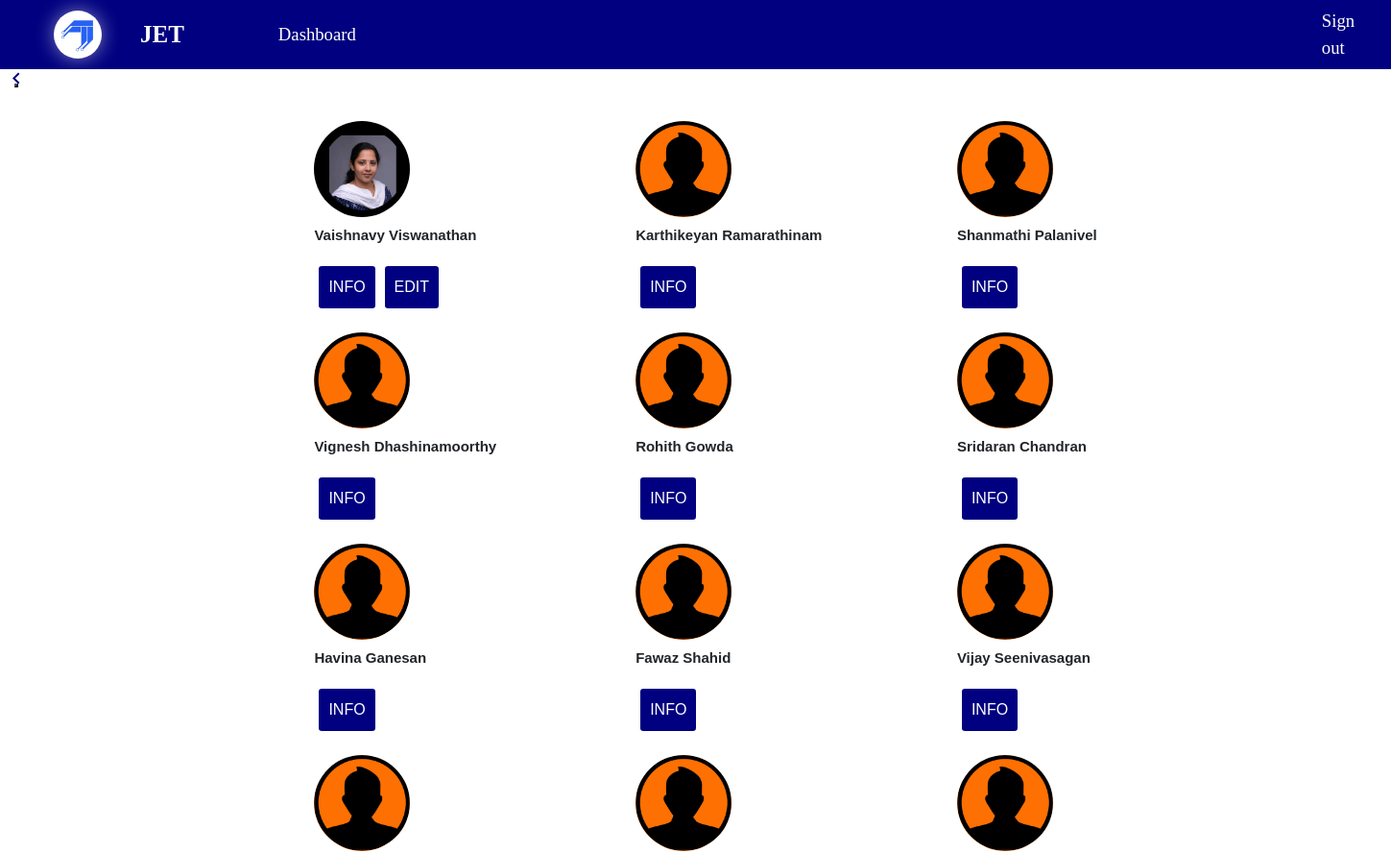
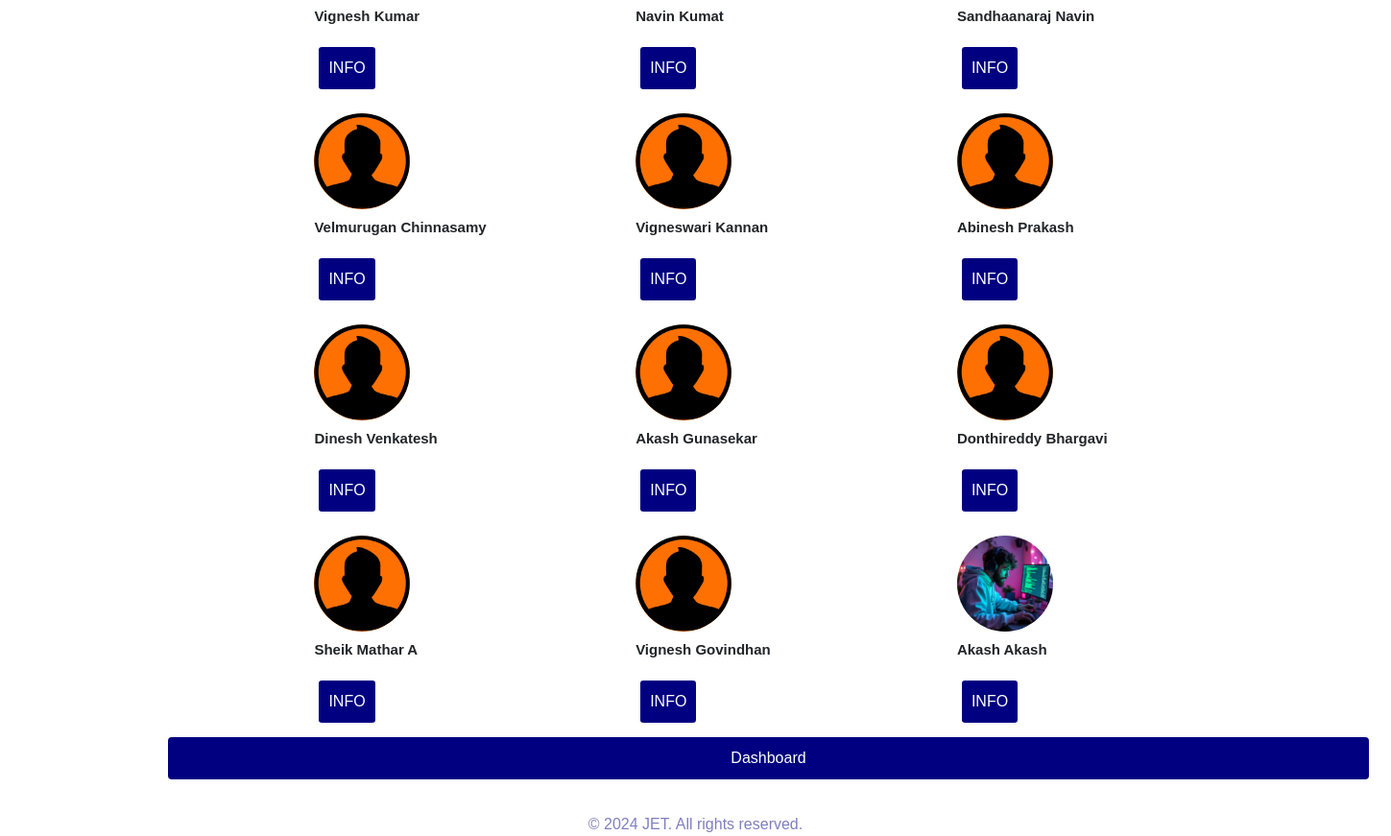
The app's page /users/ (signed in) with its own data (2 pictures, top to bottom).
### app/models.py (models this page shows, shortened)
class User(AbstractUser, PermissionsMixin):
    username = models.CharField(max_length=50, blank=False, unique=True)
    About = models.CharField(max_length=50, null=True, blank=True)
    profile_picture = models.ImageField(upload_to='profile_pictures/', blank=True, null=True)
    first_name = models.CharField(max_length=25, blank=False)
    last_name = models.CharField(max_length=25, blank=False)
    email = models.EmailField(unique=True)
    emp_id = models.CharField(max_length=10, blank=True)
    designation = models.CharField(max_length=25, blank=True)
    Date_of_birth = models.DateField(null=True, blank=True)
    contact_no = models.CharField(max_length=10, blank=True)
    expertise = models.CharField(max_length=250, blank=True)
    certifications = models.CharField(max_length=250, blank=True)
    Date_of_joining = models.DateField(null=True, blank=True)
    department = models.CharField(max_length=255, blank=True)
    objects = CustomUserManager()
    USERNAME_FIELD = 'username'
    REQUIRED_FIELDS = []

class Profile(models.Model):
    user = models.OneToOneField(settings.AUTH_USER_MODEL, on_delete=models.CASCADE)
    profile_picture = models.ImageField(upload_to='profile_pictures')
    last_login_time = models.DateTimeField(null=True, blank=True)
    score = models.IntegerField(default=0)
    department = models.ForeignKey(Department, on_delete=models.CASCADE, null=True, blank=True)
    About = models.CharField(max_length=120,null=True,blank=True)

### app/views.py (the view)
# urls.py: path('users/', views.user_list, name='user_list'),
@login_required
def user_list(request):
    User = get_user_model()  # Get the custom user model
    users = User.objects.filter(is_active=True)
    return render(request, 'user_list.html', {'users': users})

### templates/user_list.html (shortened to what this page needs)
{% extends 'base.html' %}
{% load static %}
{% block content %}
<button><a class="back-button" onclick="location.href='{% url 'dashboard' %}'"></a></button>
  <div class="user-list" style="display: flex; flex-wrap: wrap;">
    {% for user in users %}
      <div class="user-container col-md-3" style="float: left; margin: 10px;">
        <img src="{% if user.profile.profile_picture %}{{ user.profile.profile_picture.url }}{% else %}{% static 'home/default-img.jpg' %}{% endif %}" alt="Profile Picture" style="width: 100px; height: 100px; border-radius: 50%; object-fit: cover;">
        <h2>{{ user.first_name }} {{ user.last_name }}</h2>
        <div class="btn-group">
          <a href="{% url 'user_detail' user.pk %}" style="text-decoration: none; color: inherit;">
            <button class="btn btn-primary btn-sm">INFO</button>
          </a>
          {% if request.user == user %}
            <a href="{% url 'user_update' user.pk %}" style="text-decoration: none; color: inherit;">
              <button class="btn btn-primary btn-sm">EDIT</button>
            </a>
          {% endif %}
        </div>
      </div>
    {% empty %}
      <p>No users found.</p>
    {% endfor %}
    <button class="btn btn-primary btn-block float-right mr-2" style="margin-bottom:30px;">
      <a href="{% url 'dashboard' %}" style="text-decoration: none; color: inherit;">Dashboard</a>
    </button>
  </div>
{% endblock %}

### templates/base.html (shortened to what this page needs)
<!DOCTYPE html>
{% load static %}
<html>
<head>
    <link rel="stylesheet" type="text/css" href="{% static 'css/master.css' %}">
    <link rel="stylesheet" href="https://maxcdn.bootstrapcdn.com/bootstrap/4.0.0/css/bootstrap.min.css">
    <link rel="stylesheet" href="https://cdnjs.cloudflare.com/ajax/libs/font-awesome/5.15.3/css/all.min.css" />
</head>
<body>
    <div class="wrapper">
      <nav class="navbar navbar-expand-lg navbar-light">
        <div class="navbar-brand-container">
            <a class="navbar-brand" href="https://emergertech.com/">
                <img src="{% static 'home/emergere_technologies_logo.jpg' %}"class="logo-image"></a>
            <a class="navbar-brand" href="{% url 'home' %}" style="font-size:25px;font-weight: 900;font-family:Cambria, Cochin, Georgia, Times, 'Times New Roman', serif;">JET</a>
        </div>
            <div class="collapse navbar-collapse" id="navbarSupportedContent">
                <ul class="navbar-nav mr-auto" style="font-family:'Times New Roman', Times, serif;" >
                    {% if request.user.is_authenticated %}
                        <li class="nav-item" style=" margin-left: 50px;">
                            <a class="nav-link" href="{% url 'dashboard' %}">Dashboard</a>
                        </li>
                        <li class="nav-item" style=" margin-left: 930px;">
                            <a class="nav-link" href="{% url 'logout' %}">Sign out</a>
                        </li>
                                {% endif %}
                            </ul>
                        </div>
                      </nav>
        <div class="col-md-12 main-content">
          {% block content %}{% endblock %}
      </div>
  </div>
{% if request.user.is_authenticated %}
<div class="footer">
  <p>&copy; 2024 JET. All rights reserved.</p>
</div>
{% endif %}
</body>
</html>

### Static/css/master.css (style rules this page uses)
* { box-sizing: border-box; margin: 0; padding: 0; }
body { font-family: Arial, sans-serif; background-color:white; background-image: none; }
.wrapper { min-height: 100vh; display: flex; flex-direction: column; }
.main-content { flex: 1; }
.navbar { background-color:navy!important; padding: 1rem; width: auto; height: max-content; display: flex; justify-content: space-between; align-items: center; }
.navbar a { position: relative; font-size: 1.1em; color:#fff; text-decoration: none; font-weight: 500; margin-left: 40px; }
.navbar a::after { content:''; position: absolute; left: 0; bottom: -2px; background:#fff; border-radius: 5px; transform-origin: right; transform: scaleX(0); transition: transform.5s; }
.navbar-nav { display: flex; justify-content: space-between; align-items: center; }
.nav-item { margin-right: 20px; }
.nav-link { align-items: right; color: white!important; transition: color 0.2s ease; font-size: 15px; font-weight: 500; }

### templates/user_list.html (style rules this page uses)
.user-list { display: flex; flex-wrap: wrap; justify-content: center; margin-left: 160px; }
.user-container img { width: 50%; height: 150px; object-fit: cover; border-radius: 100%; }
.user-container h2 { font-size: 15px; font-weight: bold; margin-top: 10px; }
.btn-group { margin-top: 10px; }
.btn-group button { margin: 5px; }
.back-button { position: absolute; top: 10px; left: 10px; font-size: 24px; cursor: pointer; }
.float-right { float: right; }
.mr-2 { margin-right: 20px; }
.btn-block { display: block; width: 100%; }
.btn-primary { background-color:navy; color:white; border: none; padding: 10px; font-size: 16px; cursor: pointer; }
.btn-primary a { text-decoration: none; color: inherit; }
.back-button { position: fixed; top: 30px; left: 5px; color: #fff; border: none; border-radius: 5px; cursor: pointer; font-size: 16px; margin-top:40px; }
.back-button::before { content: ""; background-size: 24px 24px; background-position: center; background-repeat : no-repeat; width: 24px; height: 24px; display: inline-block; margin-right: 10px; }

### templates/base.html (style rules this page uses)
* { box-sizing: border-box; margin: 0; padding: 0; }
body { overflow-x: hidden; font-family: Arial, sans-serif; background-color: white; background-image: none; }
.wrapper { min-height: 100vh; display: flex; flex-direction: column; }
.main-content, .main-content-container { flex: 1; }
.navbar { background-color: navy!important; padding: 1rem; width: 100%; height: 72px; display: flex; justify-content: space-between; align-items: center; }
.navbar-brand, .navbar-brand-container { display: flex; align-items: center; }
.navbar-brand { margin-right: 0px; color: #FFFFFF!important; font-size: 1.5rem; font-weight:bold; }
.navbar a { position: relative; font-size: 1.1em; color:#fff; text-decoration: none; font-weight: 500; margin-left: 40px; }
.navbar a::after { content:''; position: absolute; left: 0; bottom: -2px; background:#fff; border-radius: 5px; transform-origin: right; transform: scaleX(0); transition: transform.5s; }
.navbar-nav { display: flex; justify-content: space-between; align-items: center; }
.nav-item { margin-right: 20px; font-size: 17px; font-weight: bold; }
.nav-link { align-items: right; color: white!important; transition: color 0.2s ease; }
html { scroll-behavior: smooth; }
.footer { position: static; bottom: 0; width: 100%; height: 28px; margin-bottom: 0px; color: navy; background-color: none; padding-top: 5px; padding-bottom: 0px; flex-wrap: nowrap; text-align: center; }
.footer p { opacity: 0.5; }
.logo-image { height:50px; width:50px; margin: 0px; border-radius:50%; filter: drop-shadow(0 0 10px rgba(255, 255, 255, 0.5)); }

### records on screen
User: profile_picture (picture), first_name "Vaishnavy", last_name "Viswanathan", shows "EDIT"
User: first_name "Karthikeyan", last_name "Ramarathinam"
User: first_name "Shanmathi", last_name "Palanivel"
User: first_name "Vignesh", last_name "Dhashinamoorthy"
User: first_name "Rohith", last_name "Gowda"
User: first_name "Sridaran", last_name "Chandran"
User: first_name "Havina", last_name "Ganesan"
User: first_name "Fawaz", last_name "Shahid"
User: first_name "Vijay", last_name "Seenivasagan"
User: first_name "Vignesh", last_name "Kumar"
User: first_name "Navin", last_name "Kumat"
User: first_name "Sandhaanaraj", last_name "Navin"
User: first_name "Velmurugan", last_name "Chinnasamy"
User: first_name "Vigneswari", last_name "Kannan"
User: first_name "Abinesh", last_name "Prakash"
User: first_name "Dinesh", last_name "Venkatesh"
User: first_name "Akash", last_name "Gunasekar"
User: first_name "Donthireddy", last_name "Bhargavi"
User: first_name "Sheik", last_name "Mathar A"
User: first_name "Vignesh", last_name "Govindhan"
User: profile_picture (picture), first_name "Akash", last_name "Akash"
